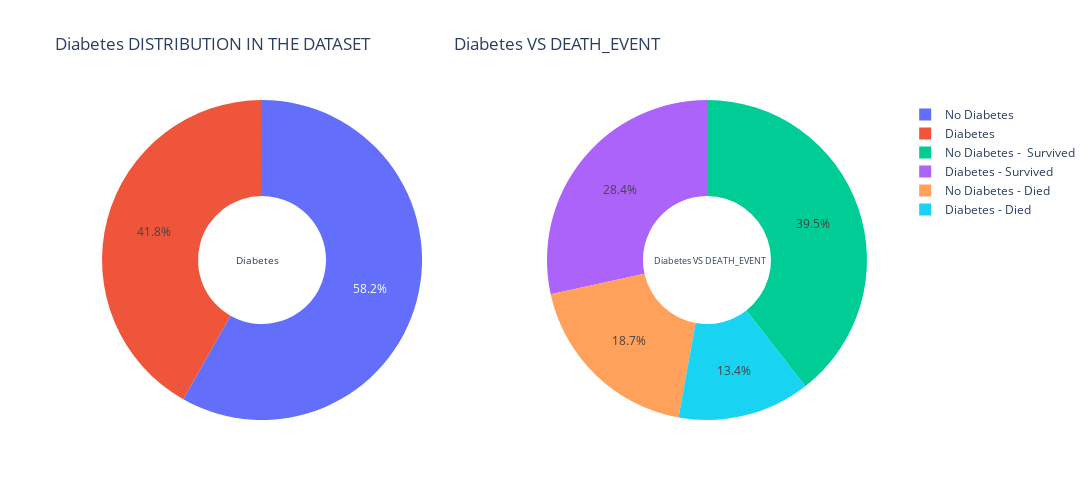

The code cell stored with this chart in its notebook:
### Code cell
#Diabetes Distribution 
d1=df[(df['DEATH_EVENT']==0)&(df['diabetes']==1)]
d2=df[(df['DEATH_EVENT']==1)&(df['diabetes']==1)]
d3=df[(df['DEATH_EVENT']==0)&(df['diabetes']==0)]
d4=df[(df['DEATH_EVENT']==1)&(df['diabetes']==0)]

label1 = ["Diabetes","No Diabetes"]
label2 = ['Diabetes - Survived','Diabetes - Died', "No Diabetes -  Survived", "No Diabetes - Died"]
values1 = [(len(d1)+len(d2)), (len(d3)+len(d4))]
values2 = [len(d1),len(d2),len(d3),len(d4)]

# Create subplots: use 'domain' type for Pie subplot
fig = make_subplots(rows=1, cols=2, specs=[[{'type':'domain'}, {'type':'domain'}]])
fig.add_trace(go.Pie(labels=label1,values=values1,hole=0.4,name='Diabetes'),1,1)
fig.add_trace(go.Pie(labels=label2,values=values2,hole=0.4,name="Diabetes VS DEATH_EVENT"),1, 2)

# Use `hole` to create a donut-like pie chart
#fig.update_traces(hole=.4, hoverinfo="label+percent")

fig.update_layout(
    title_text="Diabetes DISTRIBUTION IN THE DATASET  \
                   Diabetes VS DEATH_EVENT",
    # Add annotations in the center of the donut pies.
    annotations=[dict(text='Diabetes', x=0.19, y=0.5, font_size=10, showarrow=False),
                 dict(text='Diabetes VS DEATH_EVENT', x=0.85, y=0.5, font_size=9, showarrow=False)],
    autosize=False,width=1200, height=500, paper_bgcolor="white")

fig.show()

### Figure 1 — Plotly figure (JSON) as saved in the notebook; plotly's stock layout.template omitted (floating-point values rounded to 4 significant figures)
{"data": [{"domain": {"x": [0, 0.45], "y": [0, 1]}, "hole": 0.4, "labels": ["Diabetes", "No Diabetes"], "name": "Diabetes", "type": "pie", "values": [125, 174]}, {"domain": {"x": [0.55, 1], "y": [0, 1]}, "hole": 0.4, "labels": ["Diabetes - Survived", "Diabetes - Died", "No Diabetes -  Survived", "No Diabetes - Died"], "name": "Diabetes VS DEATH_EVENT", "type": "pie", "values": [85, 40, 118, 56]}], "layout": {"annotations": [{"font": {"size": 10}, "showarrow": false, "text": "Diabetes", "x": 0.19, "y": 0.5}, {"font": {"size": 9}, "showarrow": false, "text": "Diabetes VS DEATH_EVENT", "x": 0.85, "y": 0.5}], "autosize": false, "height": 500, "paper_bgcolor": "white", "title": {"text": "Diabetes DISTRIBUTION IN THE DATASET                     Diabetes VS DEATH_EVENT"}, "width": 1200}}
